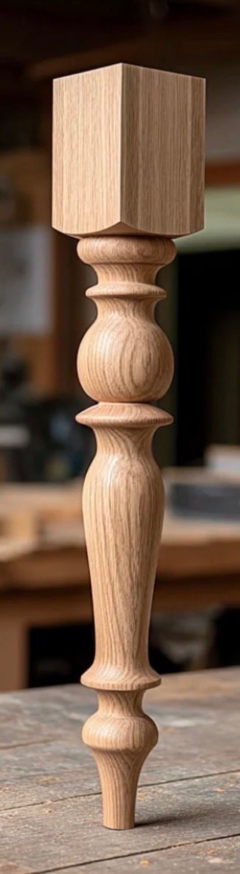
#> input picture reference/leg-reference-photo.jpeg, 479 x 1747 px (shown at 1/2 size)
$ python prep-overlay-photo.py
#> lines starting #> are read from the running program, lines starting #| are printed output that depends on the picture
"""
Prep a phone photo of a spindle so it can sit behind the 2D stock.

Convention: the whole image maps to the stock rectangle (width = stock size,
height = stock length, headstock at the top). Units inches.
"""
from pathlib import Path

from PIL import Image

ROOT = Path(__file__).resolve().parents[1]
SRC = ROOT / "reference" / "leg-reference-photo.jpeg"
DST = ROOT / "reference" / "leg-overlay-3.5x29.5.png"

# Physical size we are mapping onto.
STOCK_SIZE_IN = 3.5
STOCK_LENGTH_IN = 29.5
PX_PER_IN = 100

# Measured on the source JPEG (479 x 1747):
# - Near corner / turned centerline sits at x = 241.
# - First oak pixels of the pommel top: y = 127.
# - Contact shadow under the foot: y ~= 1386.
AXIS_X = 241
TOP_Y = 125
FOOT_Y = 1384


def main():
    src = Image.open(SRC).convert("RGB")
#> src is the input picture: PIL image 479x1747 RGB; mean R, G, B 114.6, 91.3, 74.2
    height_px = FOOT_Y - TOP_Y
    width_px = height_px * STOCK_SIZE_IN / STOCK_LENGTH_IN
    left = int(round(AXIS_X - width_px / 2))
    right = int(round(AXIS_X + width_px / 2))
    crop = src.crop((left, TOP_Y, right, FOOT_Y))
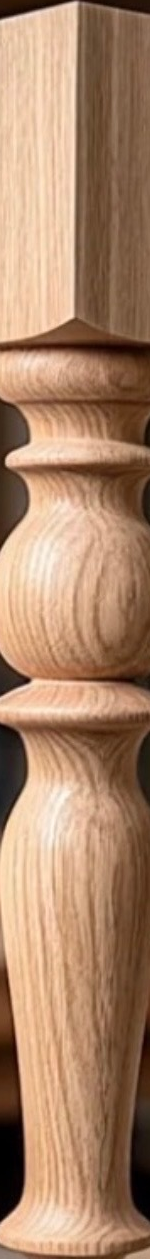
#> crop: PIL image 150x1259 RGB; mean R, G, B 170.3, 133.4, 105.6

    out_w = int(round(STOCK_SIZE_IN * PX_PER_IN))
    out_h = int(round(STOCK_LENGTH_IN * PX_PER_IN))
    out = crop.resize((out_w, out_h), Image.Resampling.LANCZOS)
    out.save(DST, "PNG", dpi=(PX_PER_IN, PX_PER_IN))
    print(
        f"crop=({left},{TOP_Y},{right},{FOOT_Y}) {crop.size} -> {out.size} "
        f"@ {PX_PER_IN} dpi ({STOCK_SIZE_IN} x {STOCK_LENGTH_IN} in) -> {DST.name}"
    )
#| crop=(166,125,316,1384) (150, 1259) -> (350, 2950) @ 100 dpi (3.5 x 29.5 in) -> leg-overlay-3.5x29.5.png


if __name__ == "__main__":
    main()
